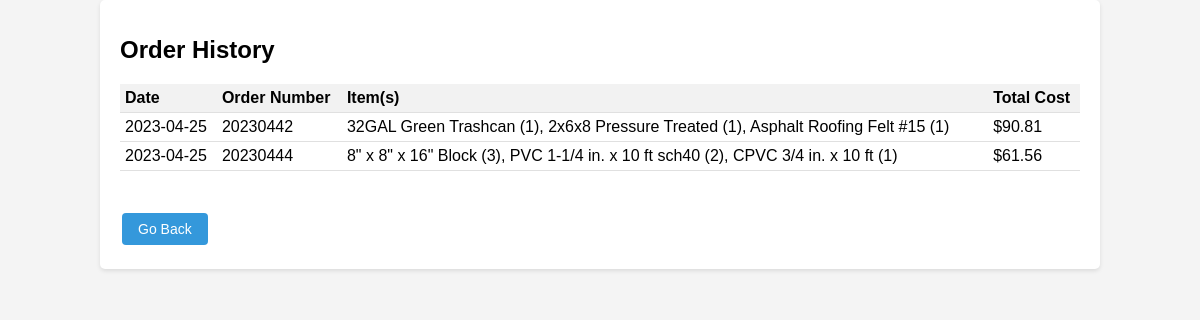
The app's page /order_history.php (signed in) with its own data.
### tables this page shows
CREATE TABLE `sales` (
  `order_number` int(100) NOT NULL,
  `total` decimal(10,2) NOT NULL,
  `items` varchar(1000) NOT NULL,
  `date` date NOT NULL DEFAULT current_timestamp(),
  `account_id` int(100) NOT NULL
);

### order_history.php (the view, shortened to what this page needs)
<!DOCTYPE html>
<html lang="en">
<head>
</head>
<body>
    <div class="container">
        <h1>Order History</h1>
        <?php
            $connection = new mysqli('localhost', 'root', '', 'hardstore');
            $user_id = $_SESSION['id'];
            $sql = "SELECT date, order_number, items, total FROM sales WHERE account_id = $user_id";
            $result = $connection->query($sql);
            if ($result->num_rows > 0) {
                echo "<table>";
                echo "<tr>";
                echo "<th>Date</th>";
                echo "<th>Order Number</th>";
                echo "<th>Item(s)</th>";
                echo "<th>Total Cost</th>";
                echo "</tr>";
                while ($row = $result->fetch_assoc()) {
                    echo "<tr>";
                    echo "<td>" . $row['date'] . "</td>";
                    echo "<td>" . $row['order_number'] . "</td>";
                    echo "<td>" . $row['items'] . "</td>";
                    echo "<td>" . "$" . $row['total'] . "</td>";
                    echo "</tr>";
                }
                echo "</table>";
            } else {
                echo "No order history found.";
            }
        ?>
        <br>
        <button onclick="window.location.href='account.php'">Go Back</button>
    </div>
</body>
</html>

### order_history.php (style rules this page uses)
body { font-family: Arial, sans-serif; background-color: #f4f4f4; margin: 0; padding: 0; }
.container { width: 80%; margin: 0 auto; background-color: #fff; padding: 20px; border-radius: 5px; box-shadow: 0 2px 4px rgba(0, 0, 0, 0.1); }
h1 { font-size: 24px; margin-bottom: 20px; }
table { width: 100%; border-collapse: collapse; margin-bottom: 20px; }
th, td { padding: 5px; text-align: left; border-bottom: 1px solid #e0e0e0; }
th { background-color: #f2f2f2; font-weight: bold; }
button { background-color: #3498db; color: white; border: none; border-radius: 4px; padding: 8px 16px; text-align: center; text-decoration: none; font-size: 14px; margin: 4px 2px; cursor: pointer; transition: background-color 0.3s; }

### records on screen
sales: date "2023-04-25", order_number "20230442", items "32GAL Green Trashcan (1), 2x6x8 Pressure Treated (1), Asphalt Roofing Felt #15 (1)", total "90.81"
sales: date "2023-04-25", order_number "20230444", items "8\" x 8\" x 16\" Block (3), PVC 1-1/4 in. x 10 ft sch40 (2), CPVC 3/4 in. x 10 ft (1)", total "61.56"
